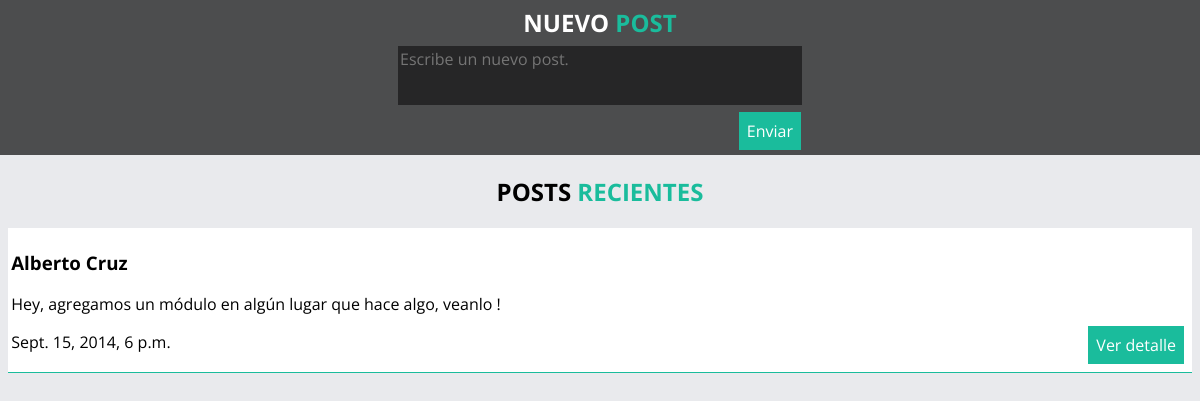
/posts/, run on an earlier commit of the app's database.
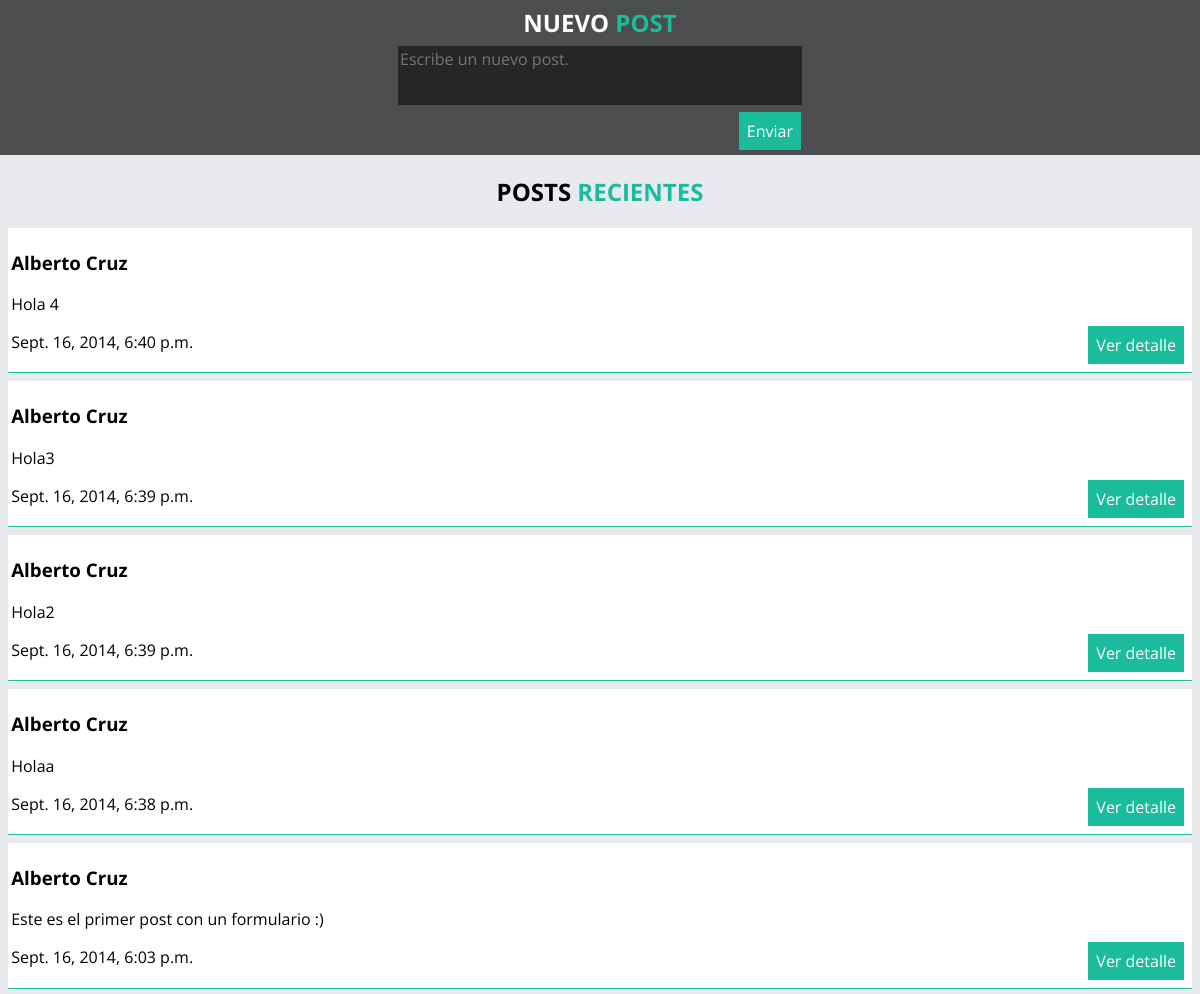
And on a later commit of the database.
### posts/models.py (models this page shows, shortened)
class Post(models.Model):
	user = models.ForeignKey(User)
	text = models.TextField()
	date = models.DateTimeField()

### posts/views.py (the view)
def index(request):
	lastest_post_list=Post.objects.order_by('-date')[:5]
	context={'lastest_post_list' : lastest_post_list}
	return render(request,'posts/index.html',context)

### posts/templates/posts/index.html (shortened to what this page needs)
<!DOCTYPE html>
<html lang="en">
<head>
	<link rel="stylesheet" href="../static/css/style.css">
</head>
<body>
	<section class="NewPost">
		<form class="NewPost-form" action="{% url 'posts:post' %}" method="post">
			<h2 class="NewPost-title">NUEVO <span class="green-text">POST</span></h2>
			<div>
				<textarea class="NewPost-text" name="text" id="text" placeholder="Escribe un nuevo post."></textarea>
			</div>
			<div>
				<input class="NewPost-button button" type="submit" value="Enviar">
			</div>
		</form>
	</section>
	<section class="Posts">
		<h2 class="Post-title">POSTS <span class="green-text">RECIENTES</span></h2>
	{% if lastest_post_list %}
		<div class="Post-container">
		{% for post in lastest_post_list %}
			<article class="Post-item">
				<h3 class="Post-user">{{ post.user.get_full_name }}</h3>
				<p class="Post-text">{{ post.text }}</p>
				<p class="Post-date">{{ post.date }}</p>
				<a href="{% url 'posts:detail' post.id%}" class="Post-detail button">Ver detalle</a>
			</article>
		{% endfor %}
		</div>
	{% else %}
		<p>No hay ningun post.</p>
	{% endif %}
	</section>
</body>
</html>

What changed in the data, as far as the page shows it:
no longer on this page (row unchanged): Post: user.get_full_name "Alberto Cruz", text "Hey, agregamos un módulo en algún lugar que hace algo, veanlo !", date "Sept. 15, 2014, 6 p.m."
added Post: user.get_full_name "Alberto Cruz", text "Hola 4", date "Sept. 16, 2014, 6:40 p.m."
added Post: user.get_full_name "Alberto Cruz", text "Hola3", date "Sept. 16, 2014, 6:39 p.m."
added Post: user.get_full_name "Alberto Cruz", text "Hola2", date "Sept. 16, 2014, 6:39 p.m."
added Post: user.get_full_name "Alberto Cruz", text "Holaa", date "Sept. 16, 2014, 6:38 p.m."
added Post: user.get_full_name "Alberto Cruz", text "Este es el primer post con un formulario :)", date "Sept. 16, 2014, 6:03 p.m."
